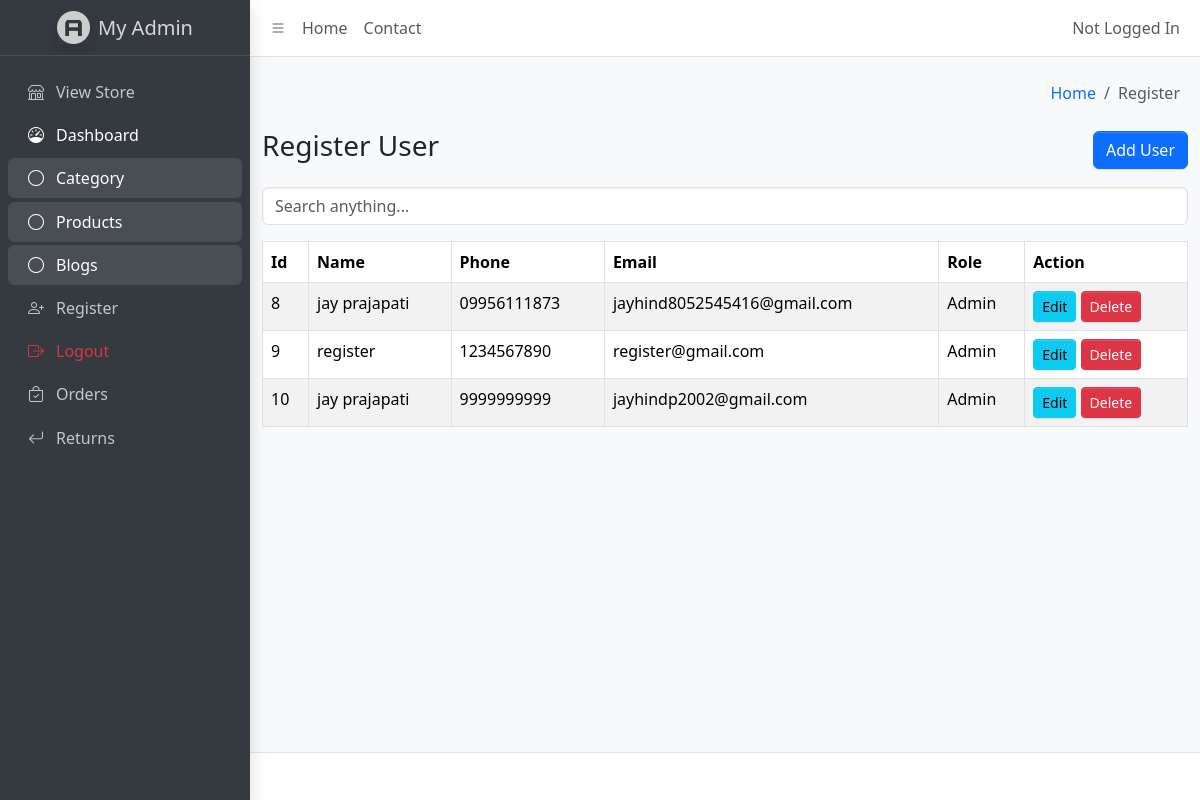
Page /admin/register-page2.php (signed in) on the committed database.
### tables this page shows
CREATE TABLE `users` (
  `id` int(10) UNSIGNED NOT NULL,
  `name` varchar(150) NOT NULL,
  `phone` varchar(30) NOT NULL,
  `email` varchar(190) NOT NULL,
  `password` varchar(255) NOT NULL,
  `role_as` tinyint(3) UNSIGNED NOT NULL DEFAULT 0,
  `status` tinyint(1) NOT NULL DEFAULT 1,
  `created_at` timestamp NOT NULL DEFAULT current_timestamp(),
  `updated_at` timestamp NOT NULL DEFAULT current_timestamp() ON UPDATE current_timestamp()
);

### admin/register-page2.php (the view, shortened to what this page needs)
<!DOCTYPE html>
<html lang="en">
<head>
    <?php include 'assets.php'; ?>
</head>
<body class="layout-fixed sidebar-expand-lg sidebar-open bg-body-tertiary">
    <div class="app-wrapper">
        <?php
        include 'header.php';
        include 'aside.php';
        include('config/dbcon.php');
        ?>
        <main class="app-main">
            <div class="app-content-header">
                <div class="container-fluid">
                    <div class="row">
                        <div class="col-sm-6">
                        </div>
                        <div class="col-sm-6">
                            <ol class="breadcrumb float-sm-end">
                                <li class="breadcrumb-item"><a href="index.php">Home</a></li>
                                <li class="breadcrumb-item active">Register</li>
                            </ol>
                        </div>
                    </div>
                </div>
            </div>
            <div class="container-fluid">
                <div class="d-flex justify-content-between align-items-center mb-3">
                    <h3>Register User</h3>
                    <a href="#" class="btn btn-primary" data-bs-toggle="modal" data-bs-target="#add_user">Add User</a>
                </div>
                <input type="text" id="customSearch" class="form-control mb-3" placeholder="Search anything...">
                <table id="myTable" class="table table-bordered table-striped">
                    <thead>
                        <tr>
                            <th>Id</th>
                            <th>Name</th>
                            <th>Phone</th>
                            <th>Email</th>
                            <th>Role</th>
                            <th>Action</th>
                        </tr>
                    </thead>
                    <tbody>
                        <?php
                        $query = "SELECT * FROM users";
                        $query_run = mysqli_query($conn, $query);
                        if (mysqli_num_rows($query_run) > 0) {
                            foreach ($query_run as $row) {
                        ?>
                                <tr>
                                    <td><?= $row['id']; ?></td>
                                    <td><?= $row['name']; ?></td>
                                    <td><?= $row['phone']; ?></td>
                                    <td><?= $row['email']; ?></td>
                                    <td>
                                        <?php
                                        if ($row['role_as'] == "0") {
                                            echo "User";
                                        } elseif ($row['role_as'] == "1") {
                                            echo "Admin";
                                        } else {
                                            echo "Invalid";
                                        }
                                        ?>
                                    </td>
                                    <td>
                                        <a href="register-page2-edit.php?user_id=<?= $row['id']; ?>"
                                            class="btn btn-info btn-sm">Edit</a>
                                        <button value="<?= $row['id']; ?>"
                                            class="btn btn-danger btn-sm deletebtn">
                                            Delete
                                        </button>
                                    </td>
                                </tr>
                        <?php
                            }
                        } else {
                            echo "<tr><td colspan='6'>No Record Found</td></tr>";
                        }
                        ?>
                    </tbody>
                </table>
            </div>
        </main>
        <?php include 'footer.php'; ?>
    </div>
</body>
</html>

### rows in the picture
users: id "8", name "jay prajapati", phone "09956111873", email "jayhind8052545416@gmail.com", role_as "Admin"
users: id "9", name "register", phone "1234567890", email "register@gmail.com", role_as "Admin"
users: id "10", name "jay prajapati", phone "9999999999", email "jayhindp2002@gmail.com", role_as "Admin"

### other values in the picture
$userName "Not Logged In"
